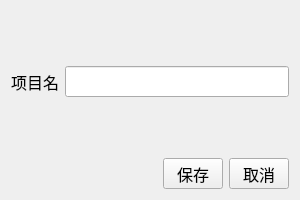
<?xml version="1.0" encoding="UTF-8"?>
<ui version="4.0">
 <class>Dialog_GetProjectName</class>
 <widget class="QDialog" name="Dialog_GetProjectName">
  <property name="geometry">
   <rect>
    <x>0</x>
    <y>0</y>
    <width>300</width>
    <height>200</height>
   </rect>
  </property>
  <property name="font">
   <font>
    <family>微软雅黑</family>
    <pointsize>10</pointsize>
   </font>
  </property>
  <property name="windowTitle">
   <string>Dialog</string>
  </property>
  <layout class="QVBoxLayout" name="verticalLayout">
   <item>
    <spacer name="verticalSpacer">
     <property name="orientation">
      <enum>Qt::Vertical</enum>
     </property>
     <property name="sizeHint" stdset="0">
      <size>
       <width>20</width>
       <height>47</height>
      </size>
     </property>
    </spacer>
   </item>
   <item>
    <layout class="QHBoxLayout" name="horizontalLayout" stretch="0,4">
     <item>
      <widget class="QLabel" name="label">
       <property name="minimumSize">
        <size>
         <width>0</width>
         <height>30</height>
        </size>
       </property>
       <property name="font">
        <font>
         <pointsize>12</pointsize>
        </font>
       </property>
       <property name="text">
        <string>项目名</string>
       </property>
      </widget>
     </item>
     <item>
      <widget class="QLineEdit" name="lineEdit">
       <property name="minimumSize">
        <size>
         <width>0</width>
         <height>30</height>
        </size>
       </property>
       <property name="font">
        <font>
         <pointsize>12</pointsize>
        </font>
       </property>
      </widget>
     </item>
    </layout>
   </item>
   <item>
    <spacer name="verticalSpacer_2">
     <property name="orientation">
      <enum>Qt::Vertical</enum>
     </property>
     <property name="sizeHint" stdset="0">
      <size>
       <width>20</width>
       <height>47</height>
      </size>
     </property>
    </spacer>
   </item>
   <item>
    <layout class="QHBoxLayout" name="horizontalLayout_2">
     <item>
      <spacer name="horizontalSpacer">
       <property name="orientation">
        <enum>Qt::Horizontal</enum>
       </property>
       <property name="sizeHint" stdset="0">
        <size>
         <width>40</width>
         <height>20</height>
        </size>
       </property>
      </spacer>
     </item>
     <item>
      <widget class="QToolButton" name="Btn_Save">
       <property name="minimumSize">
        <size>
         <width>60</width>
         <height>30</height>
        </size>
       </property>
       <property name="font">
        <font>
         <pointsize>12</pointsize>
        </font>
       </property>
       <property name="text">
        <string>保存</string>
       </property>
      </widget>
     </item>
     <item>
      <widget class="QToolButton" name="Btn_Cancel">
       <property name="minimumSize">
        <size>
         <width>60</width>
         <height>30</height>
        </size>
       </property>
       <property name="font">
        <font>
         <pointsize>12</pointsize>
        </font>
       </property>
       <property name="text">
        <string>取消</string>
       </property>
      </widget>
     </item>
    </layout>
   </item>
  </layout>
 </widget>
 <resources/>
 <connections/>
</ui>
